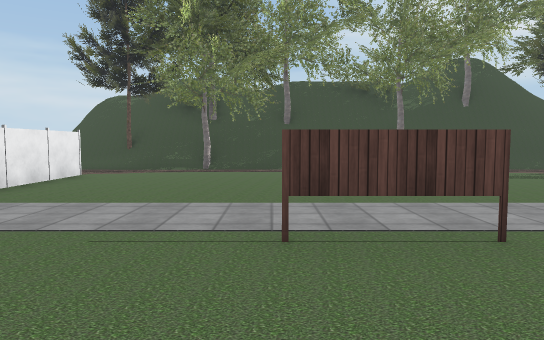
View 1 (above)

18 first-person views from a walk through a Unity game level. The camera is 1.5 m above the floor, tilts 4° down and sees 70° across. The floor is counted in squares, 2 m on a side. Each view is taken from the middle of a square. On the plan, view 1 faces up. The plan holds only what a view shows up to about 12 squares ahead; the rest is blank. The place goes on beyond the plan. Some surface patterns are stand-ins.

View 2
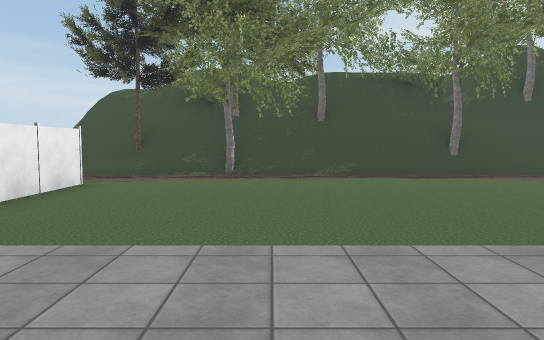

View 3
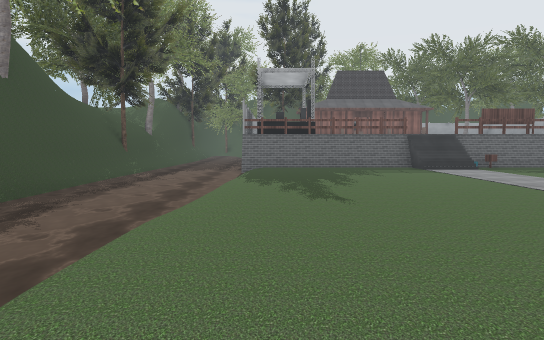

View 4
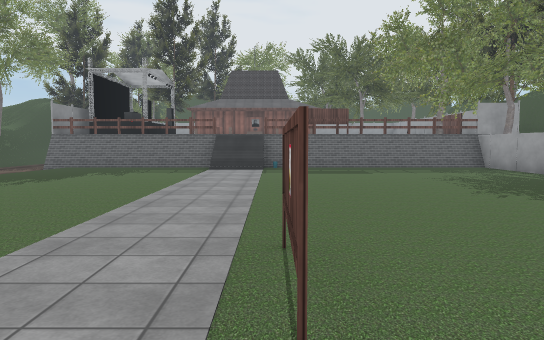

View 5
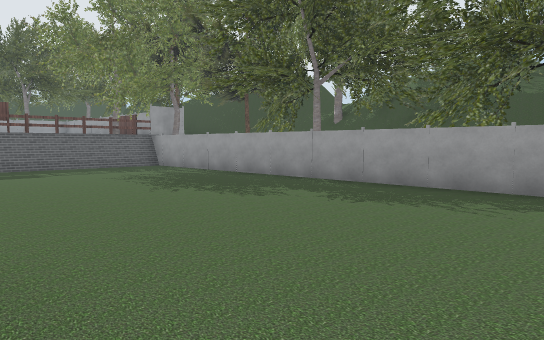

View 6
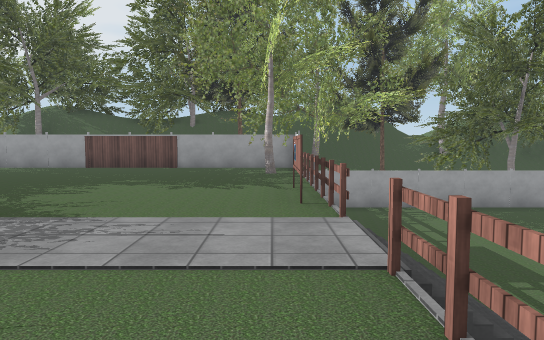

View 7
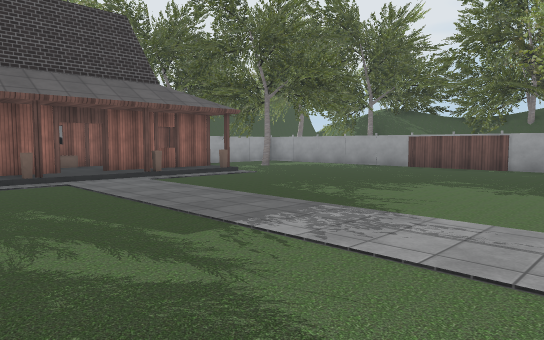

View 8
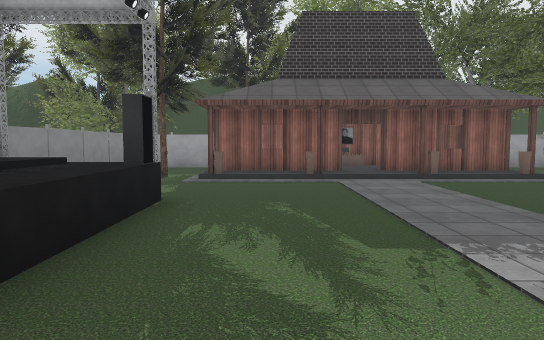

View 9
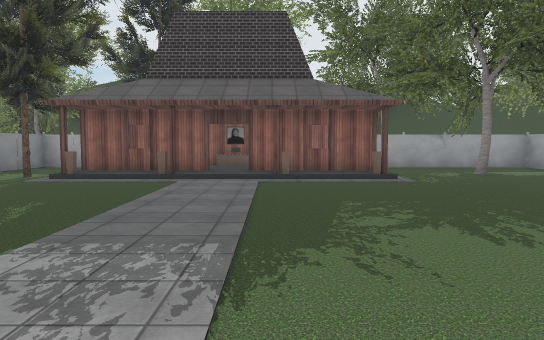

View 10
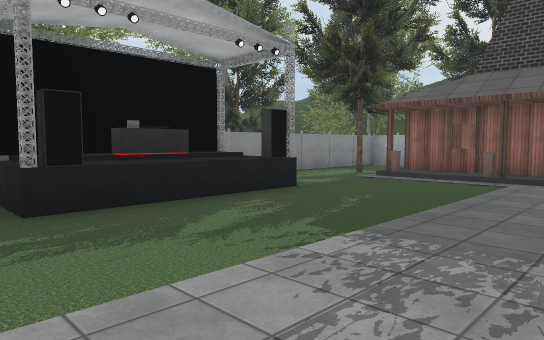

View 11
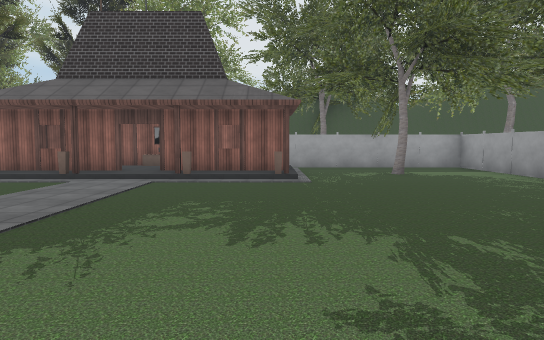

View 12
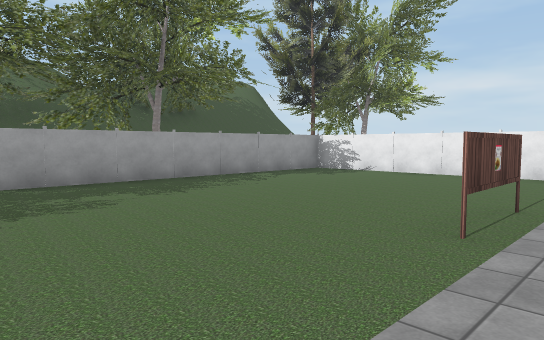

View 13
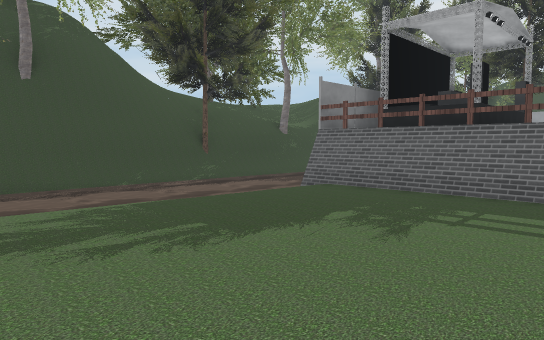

View 14
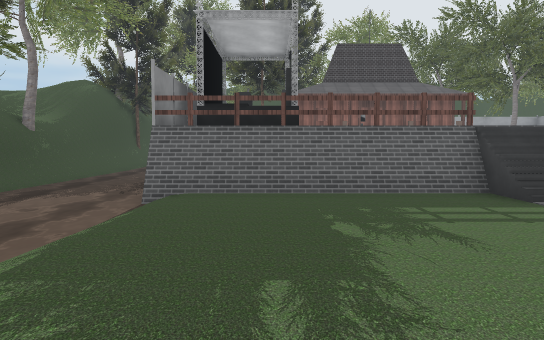

View 15
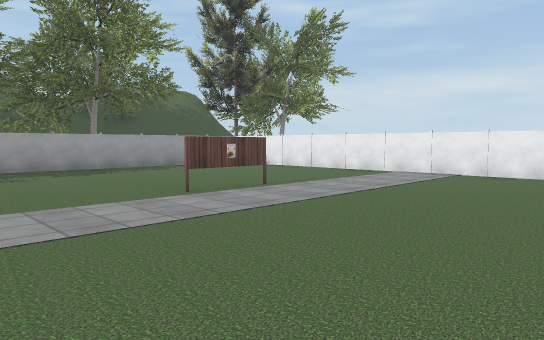

View 16
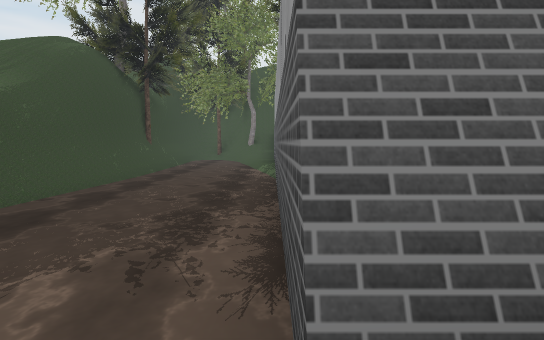

View 17
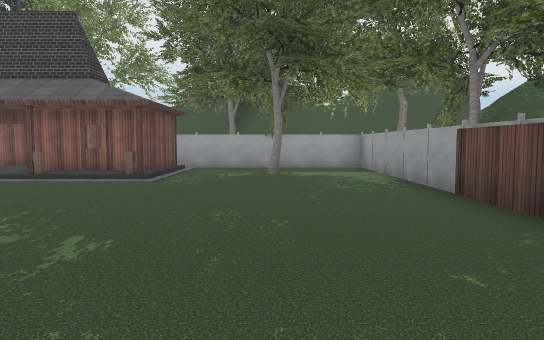

View 18
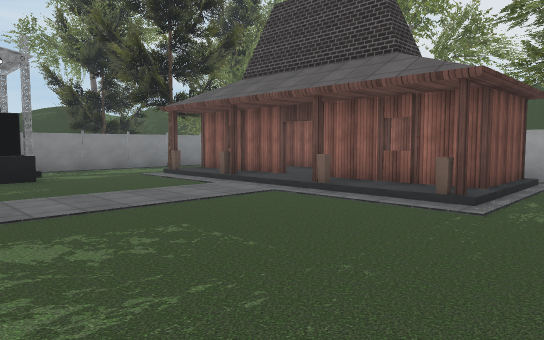

### Floor plan
Key: @ floor where view 1 was taken; # wall or solid block; . main floor; - floor 0.25 m lower than the main floor; : floor 2 m higher than the main floor; + floor 2.25 m higher than the main floor; / step, stairs or slope; = window, fence, low wall or low ledge; ~ water the walk can cross; ≈ water the walk keeps out of; v drop or lower ground; T tree; O other object.
Columns run from 6 left of view 1 to 26 right of it. Each row starts with its distance up from view 1.
 13 ####T############T###=≈≈###T#
 12 ≈≈≈≈≈≈≈≈≈≈≈≈≈≈≈≈≈≈≈≈≈≈≈≈≈≈TT≈  TO
 11  ≈≈    ≈≈≈≈≈≈≈≈≈≈≈≈≈≈≈≈≈≈≈≈≈≈
 10    ......////--~~##############
  9   #..............# =###=:::T::#
  8   #..............v ==#==::::::#
  7   #..............v::::::::#####
  6   #..............v::::::::/#+#
  5   #..............#::::::::##+#
  4   #.............//::::::::/++#
  3   #...==......../#::::::::##+#
  2   #..............#::::::::/#+#
  1   #..............#::::::::#####
  0   #...@..........v::::::::::::#
 -1   #..............#::::::::::::#
 -2   #..............#::::::::::T:#
 -3   ################T:::::::::::#
 -4                  #::::::::::::#
 -5                  ############T#

Positions as (right, up) in squares from view 1, and headings:
1: (0, 0), facing up
2: (-1, 2), facing up
3: (-1, 9), facing right
4: (-1, 3), facing right
5: (-1, 3), facing down-right
6: (12, 7), facing down
7: (12, 7), facing down-right
8: (12, 6), facing right
9: (12, 3), facing right
10: (12, 3), facing up-right
11: (12, 1), facing right
12: (5, 4), facing down-left
13: (5, 5), facing up-right
14: (5, 8), facing right
15: (5, 8), facing down-left
16: (10, 10), facing right
17: (12, -2), facing right
18: (15, -1), facing up-right
